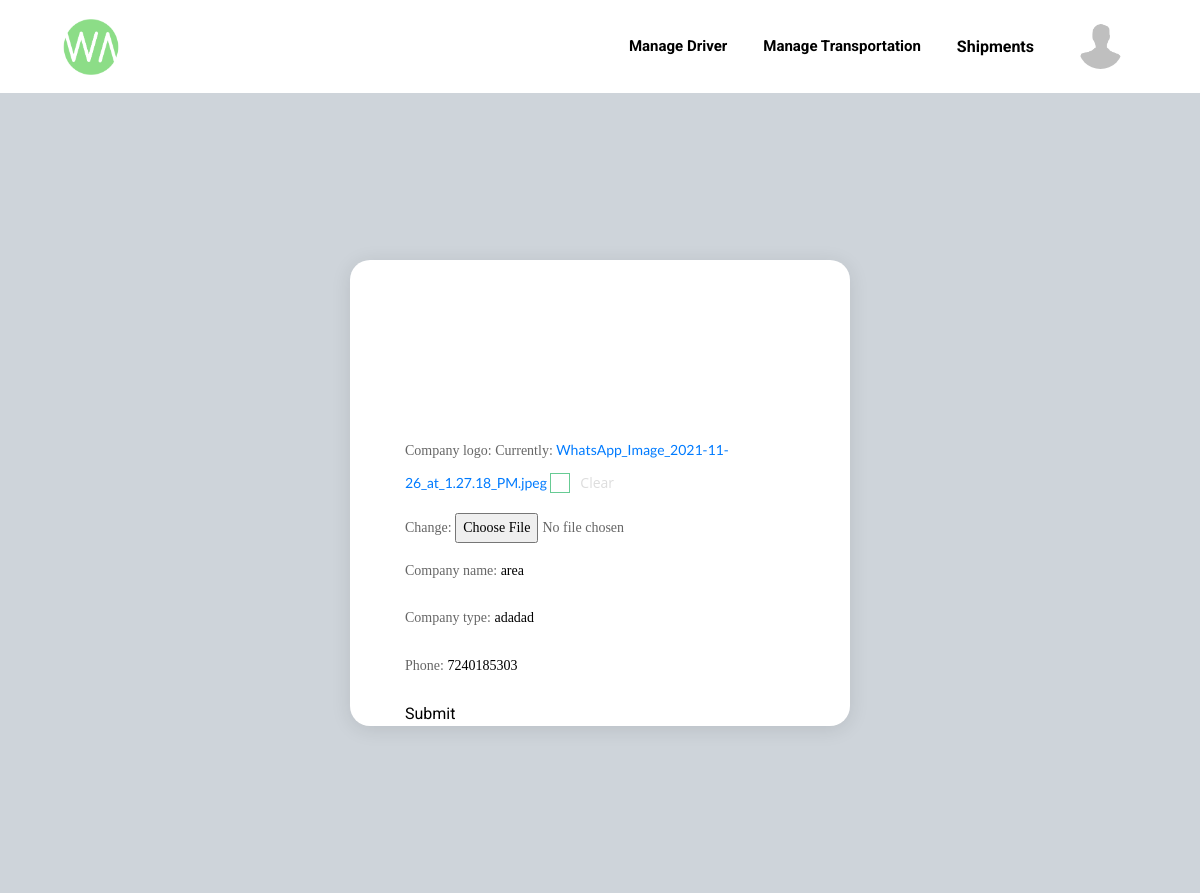
Page /partner_company/profile_edit/ (signed in) on the committed database.
### PatnerCompany/models.py (models this page shows)
class Comp_profile(models.Model):
    comp = models.ForeignKey(patnerComp, on_delete=models.CASCADE)
    phone_regex = RegexValidator(regex=r'^\+?1?\d{9,15}$',
                                 message="Please enter valid phone number. Correct format is 91XXXXXXXX")
    phone = models.CharField(validators=[phone_regex], max_length=20, blank=True)
    company_type = models.CharField(max_length=250, blank=True, )
    company_name = models.CharField(max_length=250, blank=True, )
    company_logo = models.ImageField(blank=True, )

### PatnerCompany/views.py (the view)
# urls.py: path('profile_edit/', ProfileEdit, name='ProfileEdit'),
def ProfileEdit(request):
    user = request.user
    c = patnerComp.objects.get(user=request.user)
    if c is not None:
        try:
            cp = Comp_profile.objects.get(comp=c)
        except Comp_profile.DoesNotExist:
            cp=None
        if cp is None:
            if request.method == 'POST':
                form = Profile(request.POST or None,request.FILES or None)
                if form.is_valid():
                    f = form.save(commit=False)
                    f.comp = c
                    f.save()
            form = Profile()
        else:
            if request.method == "POST":
                form = Profile(request.POST,request.FILES, instance=cp)
                if form.is_valid():
                    form.save()
                    return redirect('partner_company:profile')
            form = Profile(instance=cp)
        return render(request,'partner_company/EditProfile.html',{'form':form})
    else:
        return redirect('/')

### PatnerCompany/forms.py
class Profile(forms.ModelForm):
    class Meta:
        model = Comp_profile
        fields = [
            'company_logo',
            'company_name',
            'company_type',
            'phone'
        ]

### templates/partner_company/EditProfile.html (shortened to what this page needs)
{% load static %}
<!DOCTYPE html>
<html lang="en">
<head>
	<link rel="stylesheet" type="text/css" href="vendor/bootstrap/css/bootstrap.min.css">
	<link rel="stylesheet" type="text/css" href="fonts/font-awesome-4.7.0/css/font-awesome.min.css">
	<link rel="stylesheet" type="text/css" href="vendor/animate/animate.css">
	<link rel="stylesheet" type="text/css" href="vendor/css-hamburgers/hamburgers.min.css">
	<link rel="stylesheet" type="text/css" href="vendor/animsition/css/animsition.min.css">
	<link rel="stylesheet" type="text/css" href="vendor/select2/select2.min.css">
	<link rel="stylesheet" type="text/css" href="vendor/daterangepicker/daterangepicker.css">
	<link rel="stylesheet" type="text/css" href="{% static 'css/util.css'%}">
	<link rel="stylesheet" type="text/css" href=" {% static 'css/main.css' %}">
<link rel="stylesheet" href="https://maxcdn.bootstrapcdn.com/bootstrap/4.0.0/css/bootstrap.min.css">
    <link rel="stylesheet" href="{% static 'css/style12.css' %}">
	<link rel="stylesheet" href="https://cdnjs.cloudflare.com/ajax/libs/font-awesome/4.7.0/css/font-awesome.css"/>
</head>
<body>
	<header>
		<div class="container">
			<div class="row">
				<div class="col-md-12 col-12">
					<div class="top-navbar">
						<nav class="navbar navbar-expand-lg ">
  <a class="" href="{% url 'partner_company:partner_company_home' %}"><img src="{% static 'images/green.png' %} " width="60" height="60"></a>
  <div class="collapse navbar-collapse" id="navbarSupportedContent">
	<ul class="navbar-nav ml-auto">
	  <li class="nav-item">
          <a class="nav-link" href="{% url 'partner_company:ManageDriver' %}"><b>Manage Driver</b></a>
      </li>
        <li class="nav-item">
            <a class="nav-link" href="{% url 'partner_company:ManageTruck' %}"><b>Manage Transportation</b></a>
      </li>
        <li class="nav-item">
            <div class="dropdown"><button class="dropbtn nav-link" style="color:black;"><b>Shipments</b></button>
            </div></li>
         <li class="nav-item">
<div class="dropdown">
  <button class="dropbtn">{% if cp.company_logo %}<img src="{{cp.company_logo.url}}">{% else %}<img src="{% static 'images/profile/avatar.png' %}">{% endif %}</button>
</div>
         </li>
	 </ul>
  </div>
</nav>
					</div>
				</div>
			</div>
		</div>
	</header>
	<div class="limiter">
		<div class="container-login100">
			<div class="wrap-login100">
<form class="login100-form validate-form p-l-55 p-r-55 p-t-178" method="post" enctype="multipart/form-data">
    {{form.as_p}}
    <button type="submit">Submit</button>
</form>
			</div>
		</div>
	</div>
</body>
</html>

### static/css/main.css (style rules this page uses)
* { margin: 0px; padding: 0px; box-sizing: border-box; }
body, html { height: 100%; font-family: Ubuntu-Regular, sans-serif; }
a { font-family: Ubuntu-Regular; font-size: 14px; line-height: 1.7; color: #666666; margin: 0px; transition: all 0.4s; -webkit-transition: all 0.4s; -o-transition: all 0.4s; -moz-transition: all 0.4s; }
p { font-family: Ubuntu-Regular; font-size: 14px; line-height: 1.7; color: #666666; margin: 0px; }
ul, li { margin: 0px; list-style-type: none; }
input { outline: none; border: none; }
button { outline: none !important; border: none; background: transparent; }
.limiter { width: 100%; margin: 0 auto; }
.container-login100 { width: 100%; min-height: 100vh; display: -webkit-box; display: -webkit-flex; display: -moz-box; display: -ms-flexbox; display: flex; flex-wrap: wrap; justify-content: center; align-items: center; padding: 15px; position: relative; background-color: #ced4da; }
.wrap-login100 { width: 500px; background: #fff; border-radius: 20px; overflow: hidden; box-shadow: 0 3px 20px 0px rgba(0, 0, 0, 0.1); -moz-box-shadow: 0 3px 20px 0px rgba(0, 0, 0, 0.1); -webkit-box-shadow: 0 3px 20px 0px rgba(0, 0, 0, 0.1); -o-box-shadow: 0 3px 20px 0px rgba(0, 0, 0, 0.1); -ms-box-shadow: 0 3px 20px 0px rgba(0, 0, 0, 0.1); }
.login100-form { width: 100%; position: relative; }

### static/css/style12.css (style rules this page uses)
* { margin: 0; padding: 0; box-sizing: border-box; }
body { font-family: 'Roboto', sans-serif; color: #62646a; width: 100%; }
a { font-family: 'Lato', sans-serif; }
header { box-shadow: 10px 10px 50px 0px rgba(0, 0, 0, 0.12); }
header ul.navbar-nav li.nav-item a { font-size: 15px; line-height: 23.44px; font-weight: 500; font-family: 'Roboto'; color: #000; }
li.nav-item { margin-right: 20px; }
li.nav-item:last-child { margin-right: 0; }
li.nav-item img { width: 45px; height: 45px; border-radius: 50%; }
ul.navbar-nav { align-items: center; }
input[type="checkbox"]+label { display: inline-block; position: relative; padding-left: 30px; margin-bottom: 20px; font: 14px/20px 'Open Sans', Arial, sans-serif; color: #ddd; cursor: pointer; -webkit-user-select: none; -moz-user-select: none; -ms-user-select: none; }
input[type="checkbox"]+label:before { content: ''; display: block; width: 20px; height: 20px; border: 1px solid rgba(3, 168, 78, 1); position: absolute; left: 0; top: 0; opacity: .6; -webkit-transition: all .12s, border-color .08s; transition: all .12s, border-color .08s; }

### templates/partner_company/EditProfile.html (style rules this page uses)
.dropbtn { background-color: #FFFFFF; color: white; padding: 16px; font-size: 16px; border: none; }
.dropdown { position: relative; display: inline-block; }

### rows in the picture
Comp_profile: company_name "area", company_type "adadad", phone "7240185303"
